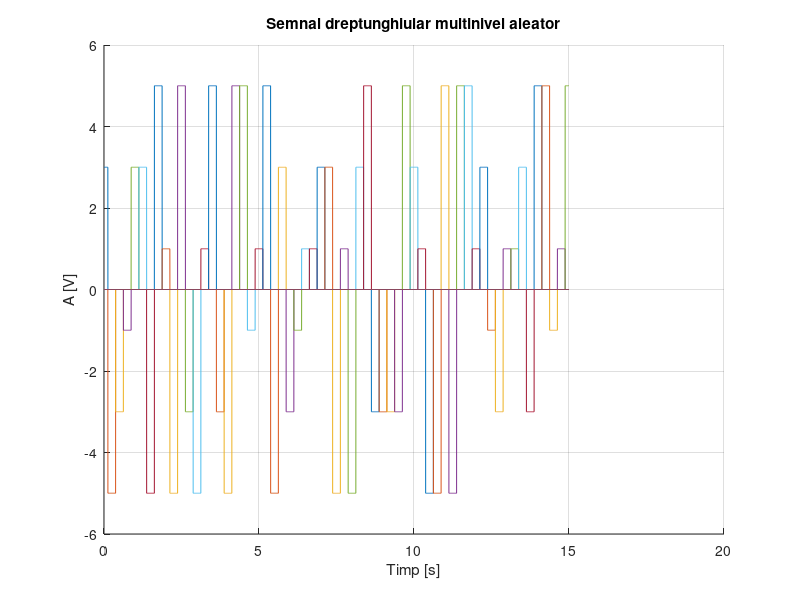

MATLAB code for this plot:
%Semnal dreptunghiular multinivel, aleator cu:
%Durata fiecarui nivel: 0,25 s;
%Nivelurile:
%c){-5,-3,-1,1,3,5}
%Rezolutie temporala 2ms
t=0:0.002:15;
niv = [ -5 -3 -1 1 3 5 ];
hold on
title('Semnal dreptunghiular multinivel aleator')
xlabel('Timp [s]')
ylabel('A [V]')
for n=0:0.25:40
y = datasample(niv, 1);
plot(t, y*rectpuls(t-n, 0.25))
end
grid